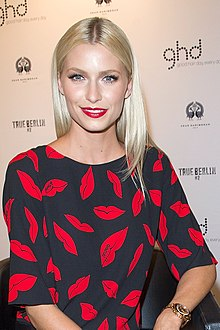
//> input picture Eye_Tracking/Ejemplos_opencv/otras_pruebas/lena.jpg, 220 x 330 px, given in place of the camera
$ ./eye_detector1   (built with g++ and OpenCV 4)
//> lines starting //> are read from the running program, lines starting //| are printed output that depends on the picture; after the words box and inside, x2 and y2 are one past the last pixel; in counts of white or black regions, pixels touching at a corner belong together
//> further down, frame is the input picture: 330 rows x 220 cols, CV_8UC3; mean B, G, R 119.8, 122, 156
#include <stdio.h>
#include <iostream>
#include <math.h>
#include <vector>
#include <opencv2/core/types.hpp>
#include <opencv2/core/core.hpp>
#include <opencv2/core/mat.hpp>
#include <opencv2/highgui/highgui.hpp> // no es necesaria
#include <opencv2/imgproc/imgproc.hpp>
#include <opencv2/objdetect/objdetect.hpp>

using namespace cv;
using namespace std;

void detectEyes(cv::Mat &frame, cv::CascadeClassifier &faceCascade, cv::CascadeClassifier &eyeCascade)
{
  // Detección de caras
  cv::Mat grayscale;
  cv::cvtColor(frame, grayscale, CV_BGR2GRAY); // convert image to grayscale
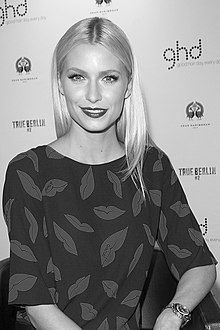
//> grayscale: 330 rows x 220 cols, CV_8UC1; min 0, max 255, mean 131.9
  cv::equalizeHist(grayscale, grayscale); // enhance image contrast
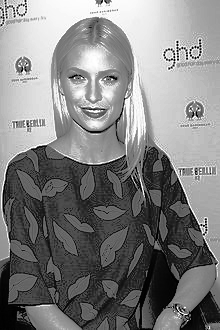
//> grayscale: 330 rows x 220 cols, CV_8UC1; min 0, max 255, mean 128.7
  std::vector<cv::Rect> faces;
  std::vector<cv::Rect> eyes;
  //faceCascade.detectMultiScale(grayscale, faces, 1.1, 2, 0 | CV_HAAR_SCALE_IMAGE, cv::Size(150, 150));
  faceCascade.detectMultiScale(grayscale, faces, 1.1, 10, CV_HAAR_SCALE_IMAGE | CV_HAAR_DO_CANNY_PRUNING, cvSize(0,0), cvSize(300, 300));
//> faces = 1 Rect (x, y, width, height): [53, 47, 81, 81]

  if (faces.size() == 0) return;
  else
  {
	  		for(int i=0; i < faces.size();i++)
			{
			Point pt1(faces[i].x+faces[i].width, faces[i].y+faces[i].height);
			Point pt2(faces[i].x,faces[i].y);
			Mat faceROI = grayscale(faces[i]);
			eyeCascade.detectMultiScale(faceROI, eyes, 1.1, 2, 0 | CV_HAAR_SCALE_IMAGE, Size(30,30));

				for(size_t j=0; j< eyes.size(); j++)
				{
				//Point center(faces[i].x+eyes[j].x+eyes[j].width*0.5, faces[i].y+eyes[j].y+eyes[j].height*0.5);
				Point center( faces[i].x + eyes[j].x + eyes[j].width*0.5, faces[i].y + eyes[j].y + eyes[j].height*0.5 );
				int radius = cvRound((eyes[j].width+eyes[j].height)*0.25);
				circle(frame, center, radius, Scalar(255,0,0), 2, 8, 0);
				}
				rectangle(frame, pt1, pt2, cvScalar(0,255,0), 2, 8, 0);
			}
//> this loop made 1 pass
//> (pt1, pt2) on pass 1: (Point(134, 128), Point(53, 47))
//> pass 1, in detectEyes, `Mat faceROI = grayscale(faces[i]);`:
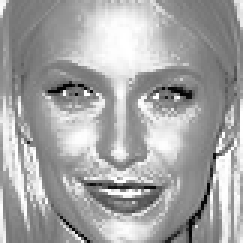
//> faceROI: 81 rows x 81 cols, CV_8UC1 (shown 3 times larger); min 0, max 255, mean 164.6
//> after the loop:
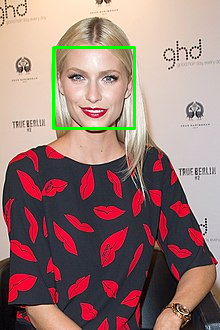
//> frame: 330 rows x 220 cols, CV_8UC3; 1.33% of pixels changed, all inside (x1, y1, x2, y2) = (52, 46, 136, 130)


  // [18 lines of commented-out code are left out]
}
}


int main()
{
////////////////////////////////////////////////////////////////////
//    DETECCIÓN DE CARA Y OJOS CON EL ALGORITMO DE VIOLA-JONES    //
////////////////////////////////////////////////////////////////////

  cv::CascadeClassifier faceCascade;
  cv::CascadeClassifier eyeCascade;
  if (!faceCascade.load("./haarcascade_frontalface_alt.xml"))
  {
      std::cerr << "Could not load face detector." << std::endl;
      return -1;
  }
  if (!eyeCascade.load("./haarcascade_eye_tree_eyeglasses.xml"))
  {
      std::cerr << "Could not load eye detector." << std::endl;
      return -1;
  }


////////////////////////////////////////////////////////////////////
//						INICIAR LA CÁMARA						  //
////////////////////////////////////////////////////////////////////

  cv::VideoCapture cap(0); // the fist webcam connected to your PC
  if (!cap.isOpened())
  {
      std::cerr << "Webcam not detected." << std::endl;
      return -1;
  }
  cv::Mat frame;
  while (1)
  {
      cap >> frame; // outputs the webcam image to a Mat
      detectEyes(frame, faceCascade, eyeCascade); // Llamada a la funcion de deteccion de cara y ojos
      cv::imshow("Webcam", frame); // displays the Mat
      if (cv::waitKey(30) >= 0) break; // takes 30 frames per second. if the user presses any button, it stops from showing the webcam
//> the Esc key is pressed
  }
  return 0;
}
